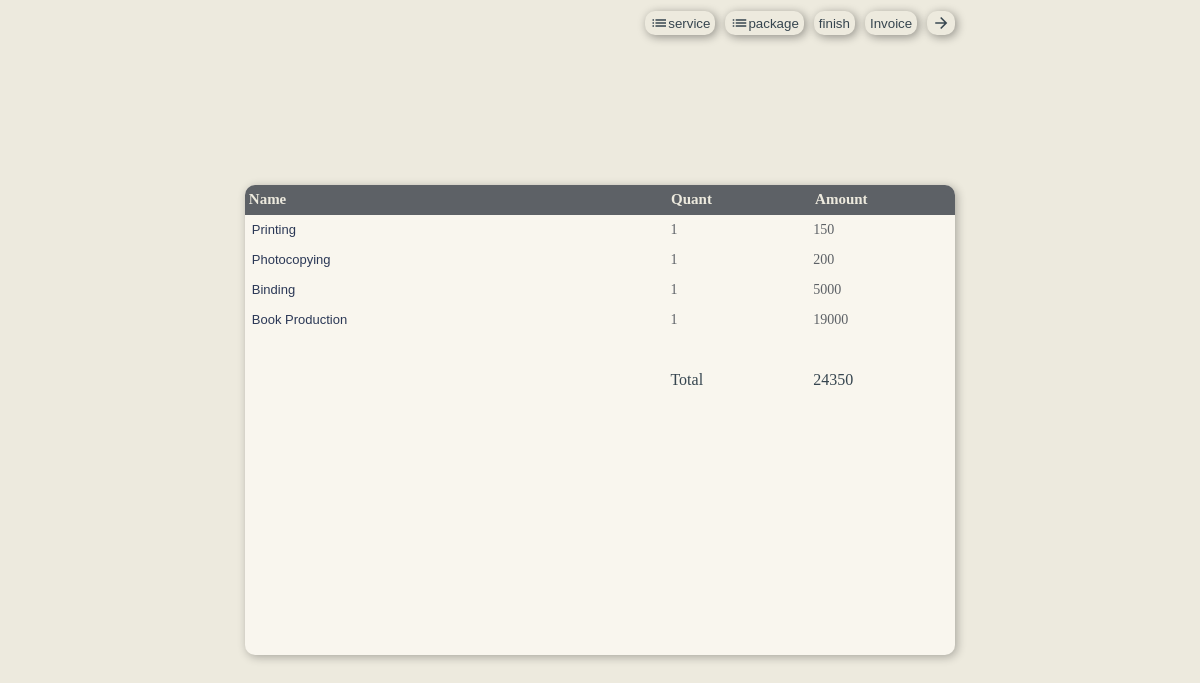
The app's page /service_sale/ (signed in) with its own data.
### income/models.py (models this page shows)
class ServiceBuffer(models.Model):
    Business = models.ForeignKey(Business, on_delete=models.CASCADE, null=False)
    Cashier = models.ForeignKey(User, on_delete=models.DO_NOTHING, null=False)
    Date = models.DateTimeField(auto_now=True)
    Package = models.ForeignKey(Package, on_delete=models.DO_NOTHING, null=True)
    Service = models.ForeignKey(Service, on_delete=models.DO_NOTHING, null=True)
    Quantity = models.IntegerField(null=False, default=1)
    Amount = models.IntegerField(null=False, default=1)
    Options = [
        ('Cash', 'Cash'),
        ('Credit', 'Credit'),
    ]
    PMode = models.CharField(max_length=7, choices=Options, default='Cash', null=False)

class Service(models.Model):
    Business = models.ForeignKey(Business, on_delete=models.CASCADE, null=False, blank=False)
    Date = models.DateTimeField(auto_now=True)
    Category = models.ForeignKey(Category, on_delete=models.CASCADE, null=False, blank=False)
    Name = models.CharField(null=False, blank=False, max_length=50, default='')
    Description = models.TextField(null=False, blank=False, max_length=200)
    options = [('per specified duration', 'per specified duration'),
               ('per srvice', 'per service'),
               ('agreed condition', 'agreed condition')
               ]
    ChargingCriteria = models.CharField(choices=options, null=False, blank=True, max_length=25, default='per service')
    Price = models.IntegerField(null=False, blank=True, default=0)

class Package(models.Model):
    Business = models.ForeignKey(Business, on_delete=models.CASCADE, null=False, blank=False)
    Date = models.DateTimeField(auto_now=True)
    Category = models.ForeignKey(Category, on_delete=models.CASCADE, null=False, blank=False)
    Name = models.CharField(null=False, blank=False, max_length=50, default='')
    Price = models.IntegerField(null=False, blank=True, default=0)

### income/service_income.py (the view, shortened to what this page needs)
# urls.py: path('service_sale/', service_sale, name="serviceBuffer"),
def service_sale(request):
    paid = 0
    excess = 0
    try:
        user_obj = request.user
        check = Employee.objects.get(User=user_obj.id)
        buss = check.Business
        buffer = ServiceBuffer.objects.filter(Business=buss.id, Cashier=user_obj)
        total = buffer.aggregate(Sum('Amount'))
        total = total['Amount__sum']
        if not total:
            total = 0
        packages_obj = Package.objects.filter(Business=buss.id)
        services_obj = Service.objects.filter(Business=buss.id)
    except Employee.DoesNotExist:
        return HttpResponse('You are not affiliated to any business, please register your business'
                            ' or ask your employer to register you to their business')
    context = {
        'buffer': buffer,
        'packages': packages_obj,
        'services': services_obj,
        'total': total,
        'paid': paid,
        'excess': excess,
    }
    return render(request, 'serviceSale.html', context)

### templates/serviceSale.html (shortened to what this page needs)
{%load static%}
<link rel="stylesheet" type="text/css" href="{% static 'css/serviceSale.css'%}" xmlns="http://www.w3.org/1999/html">
<link rel="stylesheet" href="https://cdnjs.cloudflare.com/ajax/libs/font-awesome/4.7.0/css/font-awesome.min.css">
<div class="Navigation">
    <button type="button" onclick="openService()">
        <i class="material-icons" style="font-size:18px">list</i>
        service
    </button>
    <button type="button" onclick="openPackage()">
        <i class="material-icons" style="font-size:18px">list</i>
        package
    </button>
    <button type="button" onclick="openFinish()">
        finish
    </button>
    <button type="button" onclick="openInvoice()">
        Invoice
    </button>
    <button type="button" onclick="window.location.href = '/service_income/'">
        <i class="material-icons" style="font-size:18px;">arrow_forward</i>
    </button>
</div>
<table>
    <thead>
        <tr>
            <th class="sth1">Name</th>
            <th class="sth2">Quant</th>
            <th class="sth2">Amount</th>
        </tr>
    </thead>
    <tbody>
        {%for i in buffer%}
        <tr>
            <td class="sth1">
                <button type="button" class="edit" onclick="window.location.href='/edit_service_sale/{{i.id}}/';">
                    {%if i.Package%}
                        {{i.Package.Name}}
                    {%elif i.Service%}
                        {{i.Service.Name}}
                    {%endif%}
                </button>
            </td>
            <td class="sth2">{{i.Quantity}}</td>
            <td class="sth2">{{i.Amount}}</td>
        </tr>
        {%endfor%}
    </tbody>
    <tfoot>
        <tr>
            <td class="sth1"></td>
            <td class="sth2"></td>
            <td class="sth2"></td>
        </tr>
            <tr>
                <td class="sth1"></td>
                <td class="sth2">Total</td>
                <td class="sth2">{{total}}</td>
            </tr>
    </tfoot>
</table>

### static/css/serviceSale.css (style rules this page uses)
.Navigation { display:flex; align-items:center; justify-content:flex-end; gap:10px; position:relative; width:60%; height:30px; border-radius:10px; }
.Navigation button { display:flex; align-items:center; justify-content:center; width:auto; height:80%; color:rgb(54, 69, 79); padding:5px; background:transparent; border:hidden; border-radius:10px; box-shadow:2px 2px 10px rgba(10, 10, 10, 0.4); }
table { display:flex; flex-direction:column; align-items:center; justify-content:flex-start; position:relative; width:60%; height:60%; background:#F9F6EE; border-radius:10px; box-shadow:2px 2px 10px rgba(10, 10, 10, 0.3); overflow-y:scroll; }
thead { position:sticky; top:0; z-index:1; width:100%; height:30px; background:#5D6166; }
thead tr { display:flex; align-items:center; justify-content:space-around; position:relative; width:100%; height:100%; }
th { display:flex; flex-direction:column; align-items:flex-start; justify-content:center; color:#EDEADE; font-size:15px; margin-left:3px; }
.sth1 { width:60%; height:100%; }
.sth2 { width:20%; height:100%; }
table button { display:flex; align-items:center; justify-content:flex-start; color:#2B3856; font-size:13px; width:100%; height:100%; background:transparent; border:hidden; }
tbody { width:100%; }
tr { display:flex; align-items:center; justify-content:space-around; position:relative; width:100%; height:30px; }
td { display:flex; align-items:center; justify-content:flex-start; font-size:14px; color:#5D6166; }
tfoot { position:sticky; bottom:0%; z-index:1; width:100%; height:123px; background:#F9F6EE; }
tfoot tr { display:flex; align-items:center; justify-content:space-around; position:relative; width:100%; height:30px; }
tfoot td { color:rgb(54, 69, 79); font-size:16px; }

### records on screen
ServiceBuffer: Service.Name "Printing", Quantity "1", Amount "150"
ServiceBuffer: Service.Name "Photocopying", Quantity "1", Amount "200"
ServiceBuffer: Service.Name "Binding", Quantity "1", Amount "5000"
ServiceBuffer: Package.Name "Book Production", Quantity "1", Amount "19000"

### other values on screen
{{ total }} "24350"
